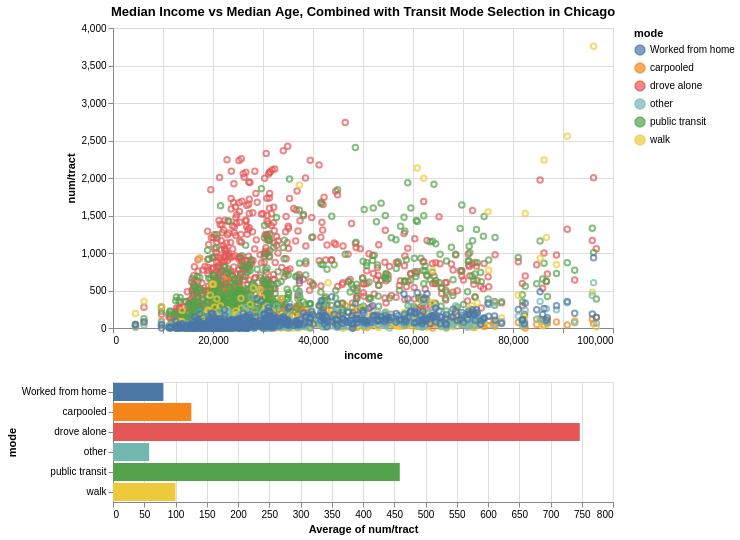

Describe this chart as a Vega-Lite specification.
### Vega-Lite specification from a JSON file in a GitHub repository (floating-point values rounded to 4 significant figures; data arrays with more than 128 entries replaced by an {"elided": "..."} marker saying what was removed)
{"config": {"view": {"continuousWidth": 400, "continuousHeight": 300}}, "vconcat": [{"mark": "point", "encoding": {"color": {"condition": {"field": "mode", "type": "nominal", "selection": "selector007"}, "value": "lightgray"}, "x": {"field": "income", "type": "quantitative"}, "y": {"field": "num/tract", "type": "quantitative"}}, "selection": {"selector007": {"type": "interval"}}, "title": "Median Income vs Median Age, Combined with Transit Mode Selection in Chicago ", "width": 500}, {"mark": "bar", "encoding": {"color": {"field": "mode", "type": "nominal"}, "x": {"aggregate": "average", "field": "num/tract", "type": "quantitative"}, "y": {"field": "mode", "type": "nominal"}}, "transform": [{"filter": {"selection": "selector007"}}], "width": 500}], "data": {"name": "data-f59b51c4e28685c0b7bdc08324b84511"}, "$schema": "https://vega.github.io/schema/vega-lite/v4.17.0.json", "datasets": {"data-f59b51c4e28685c0b7bdc08324b84511": {"elided": "3984 records"}}}
